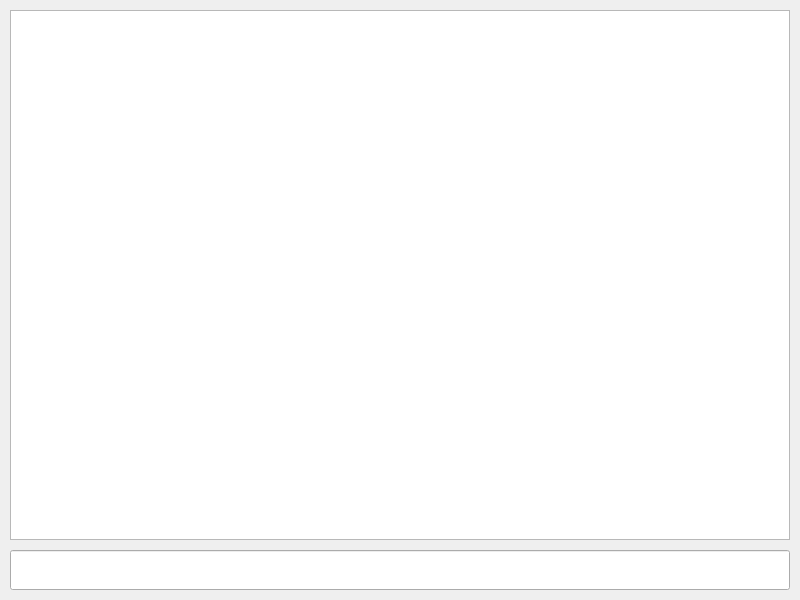
<?xml version="1.0" encoding="UTF-8"?>
<ui version="4.0">
 <class>Doors</class>
 <widget class="QMainWindow" name="Doors">
  <property name="geometry">
   <rect>
    <x>0</x>
    <y>0</y>
    <width>800</width>
    <height>600</height>
   </rect>
  </property>
  <property name="windowTitle">
   <string>...</string>
  </property>
  <widget class="QWidget" name="centralWidget">
   <widget class="QTextBrowser" name="textBrowser">
    <property name="geometry">
     <rect>
      <x>10</x>
      <y>10</y>
      <width>780</width>
      <height>530</height>
     </rect>
    </property>
   </widget>
   <widget class="QLineEdit" name="lineEdit">
    <property name="geometry">
     <rect>
      <x>10</x>
      <y>550</y>
      <width>780</width>
      <height>40</height>
     </rect>
    </property>
   </widget>
  </widget>
 </widget>
 <layoutdefault spacing="6" margin="11"/>
 <resources/>
 <connections/>
</ui>
